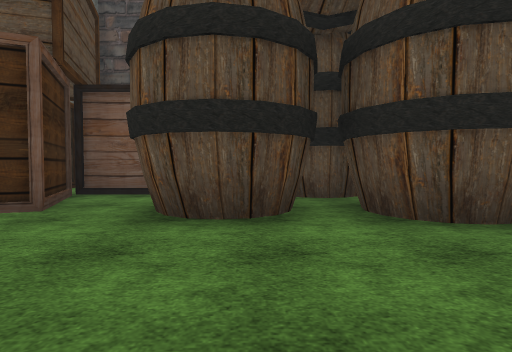
View 1 (above)

12 first-person views from a walk through a Unity game level. The camera is 1.2 m above the floor, tilts 2° down and sees 80° across. The floor is counted in squares, 2.25 m on a side. Each view is taken from the middle of a square. On the plan, view 1 faces up. The plan holds only what a view shows up to about 9 squares ahead; the rest is blank. The place goes on beyond the plan. The player character is not drawn. Some animated figures are not drawn. Some surface patterns are stand-ins.

View 2
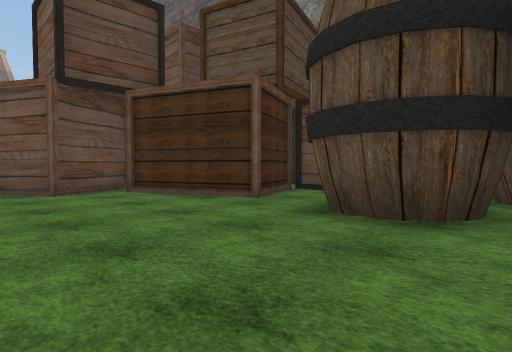

View 3
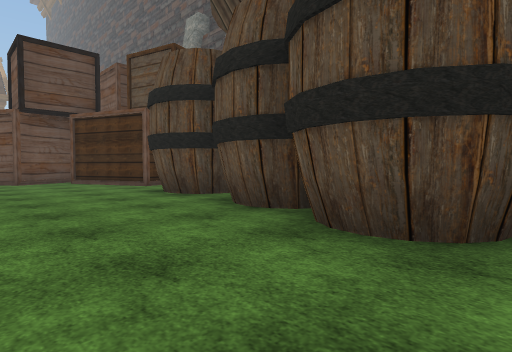

View 4
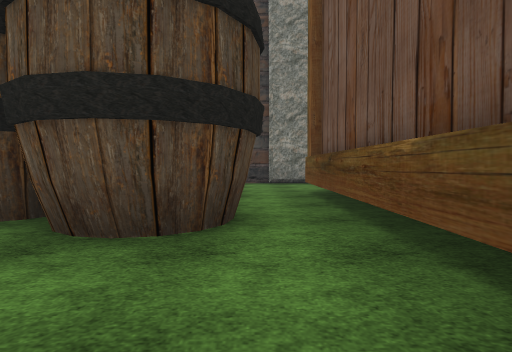

View 5
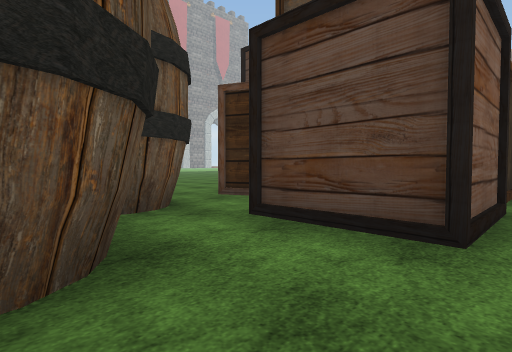

View 6
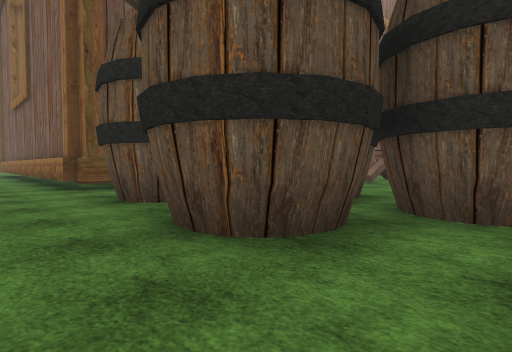

View 7
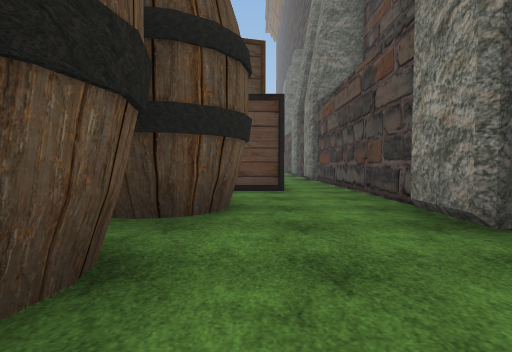

View 8
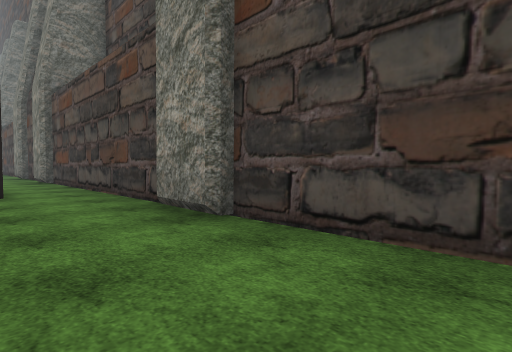

View 9
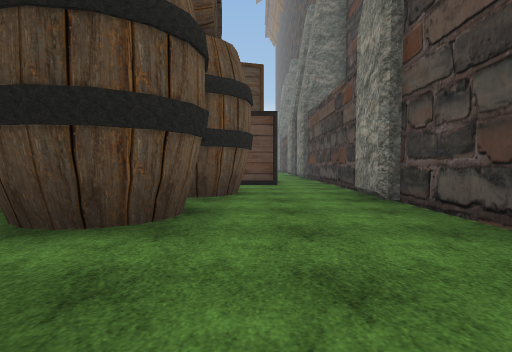

View 10
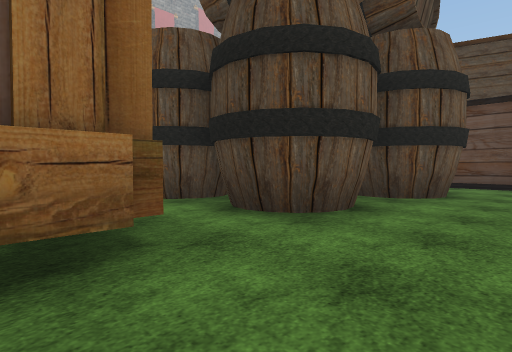

View 11
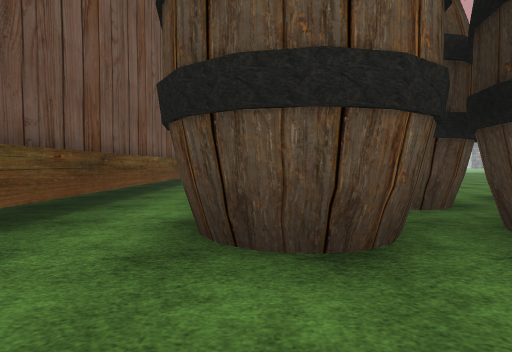

View 12
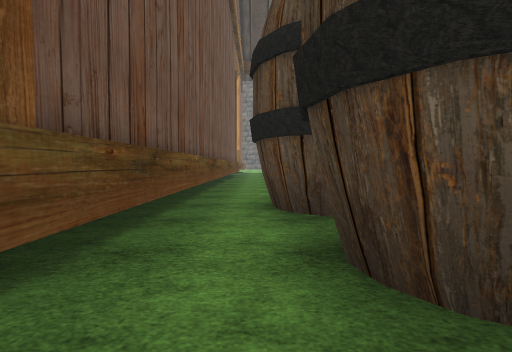

### Floor plan
Key: @ floor where view 1 was taken; # wall or solid block; x gap in a wall; . floor; B box; T thing the floor can be seen under or through.
Columns run from 6 left of view 1 to 7 right of it. Each row starts with its distance up from view 1.
  9 #############
  8 ..............
  7 B#. #.........
  6   BB#.#####.##
  5    #..TTT #.#
  4   ##.TTTT #.#
  3 ###..TT.T##x#
  2 #...........#
  1 #...........#
  0   ....@.....#

Where each view was taken, in squares from view 1:
view 1: 0 up, 0 right, facing up
view 2: 0 up, 1 right, facing up-left
view 3: 0 up, 5 right, facing up-left
view 4: 0 up, 5 right, facing up
view 5: 8 up, 1 right, facing down-left
view 6: 8 up, 1 left, facing down-right
view 7: 7 up, 5 right, facing left
view 8: 7 up, 5 right, facing up-left
view 9: 7 up, 7 right, facing left
view 10: 8 up, 7 right, facing down-left
view 11: 8 up, 4 right, facing down
view 12: 7 up, 5 right, facing down
